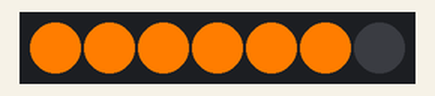
The program below on a simulated ESP8266 (Wemos D1 mini). Shown: 7 RGB LEDs in strip order, left to right.

Above: at 0.1 s.
At 1.1 s:
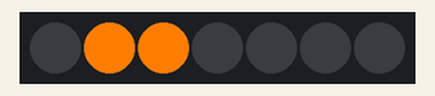
At 2.1 s:
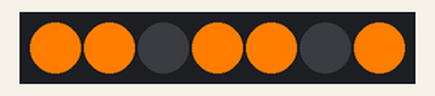
At 4.1 s:
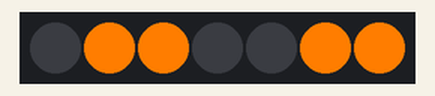
At 6.1 s:
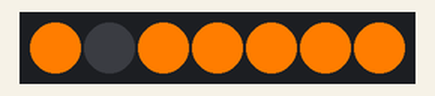
At 8.1 s:
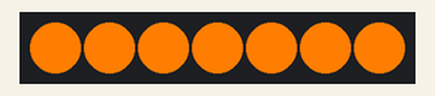
Timing chart, 0 to 40.0 s (numbered marks = the images above):
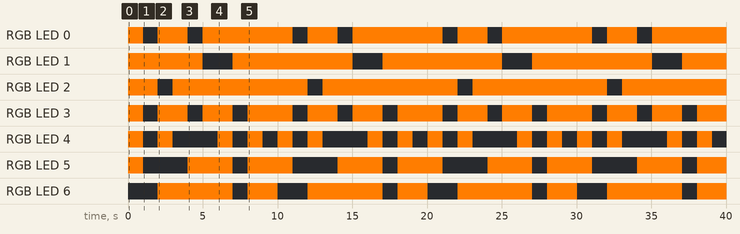

Measured:
- by itself, RGB LED 0: repeats every 10.0 s: off 1.0 s, RGB(255, 125, 0) 2.0 s, off 1.0 s, RGB(255, 125, 0) 6.0 s
- by itself, RGB LED 1: repeats every 10.0 s: off 2.0 s, RGB(255, 125, 0) 8.0 s
- by itself, RGB LED 2: repeats every 10.0 s: off 1.0 s, RGB(255, 125, 0) 9.0 s
- by itself, RGB LED 3: repeats every 10.0 s: 2 × (off 1.0 s, RGB(255, 125, 0) 2.0 s), off 1.0 s, RGB(255, 125, 0) 3.0 s
- by itself, RGB LED 5: repeats every 10.0 s: off 3.0 s, RGB(255, 125, 0) 3.0 s, off 1.0 s, RGB(255, 125, 0) 3.0 s
- by itself, RGB LED 6: repeats every 10.0 s: off 1.0 s, RGB(255, 125, 0) 2.0 s, off 2.0 s, RGB(255, 125, 0) 5.0 s
- by itself, RGB LED 4: repeats every 10.0 s: off 1.0 s, RGB(255, 125, 0) 1.0 s, off 3.0 s, 2 × (RGB(255, 125, 0) 1.0 s, off 1.0 s), RGB(255, 125, 0) 1.0 s

The program:

main.cpp
```cpp
#define DEBUG       0
#define LEDPIN      D2
#define NUM_PIXELS  7

#include <Arduino.h>
#include <Adafruit_NeoPixel.h>

Adafruit_NeoPixel strip = Adafruit_NeoPixel(NUM_PIXELS, LEDPIN, NEO_GRB + NEO_KHZ800);

struct numbers_array{
    int zero    [7] = {1,1,1,1,1,1,0};
    int one     [7] = {0,1,1,0,0,0,0};
    int two     [7] = {1,1,0,1,1,0,1};
    int three   [7] = {1,1,1,1,0,0,1};
    int four    [7] = {0,1,1,0,0,1,1};
    int five    [7] = {1,0,1,1,0,1,1};
    int six     [7] = {1,0,1,1,1,1,1};
    int seven   [7] = {1,1,1,0,0,0,0};
    int eight   [7] = {1,1,1,1,1,1,1};
    int nine    [7] = {1,1,1,1,0,1,1};
};

struct numbers_array numbers;

void setup() {
    Serial.begin(9600);
    strip.begin();

}

void loop() {
    for (int i = 0; i < 7; i++){
        if (numbers.zero[i] == 1){
            strip.setPixelColor(i, strip.Color(255, 125, 0));
        } else {
            strip.setPixelColor(i, strip.Color(0, 0, 0));
        }
        strip.show();
        if (DEBUG){Serial.print(numbers.zero[i]);}
    }
    delay(1000);
    strip.clear();
    for (int i = 0; i < 7; i++){
        if (numbers.one[i] == 1){
            strip.setPixelColor(i, strip.Color(255, 125, 0));
        } else {
            strip.setPixelColor(i, strip.Color(0, 0, 0));
        }
        strip.show();
        if (DEBUG){Serial.print(numbers.one[i]);}
    }
    delay(1000);
    strip.clear();
    for (int i = 0; i < 7; i++){
        if (numbers.two[i] == 1){
            strip.setPixelColor(i, strip.Color(255, 125, 0));
        } else {
            strip.setPixelColor(i, strip.Color(0, 0, 0));
        }
        strip.show();
        if (DEBUG){Serial.print(numbers.two[i]);}
    }
    delay(1000);
    strip.clear();
    for (int i = 0; i < 7; i++){
        if (numbers.three[i] == 1){
            strip.setPixelColor(i, strip.Color(255, 125, 0));
        } else {
            strip.setPixelColor(i, strip.Color(0, 0, 0));
        }
        strip.show();
        if (DEBUG){Serial.print(numbers.three[i]);}
    }
    delay(1000);
    strip.clear();
    for (int i = 0; i < 7; i++){
        if (numbers.four[i] == 1){
            strip.setPixelColor(i, strip.Color(255, 125, 0));
        } else {
            strip.setPixelColor(i, strip.Color(0, 0, 0));
        }
        strip.show();
        if (DEBUG){Serial.print(numbers.four[i]);}
    }
    delay(1000);
    strip.clear();
    for (int i = 0; i < 7; i++){
        if (numbers.five[i] == 1){
            strip.setPixelColor(i, strip.Color(255, 125, 0));
        } else {
            strip.setPixelColor(i, strip.Color(0, 0, 0));
        }
        strip.show();
        if (DEBUG){Serial.print(numbers.five[i]);}
    }
    delay(1000);
    strip.clear();
    for (int i = 0; i < 7; i++){
        if (numbers.six[i] == 1){
            strip.setPixelColor(i, strip.Color(255, 125, 0));
        } else {
            strip.setPixelColor(i, strip.Color(0, 0, 0));
        }
        strip.show();
        if (DEBUG){Serial.print(numbers.six[i]);}
    }
    delay(1000);
    strip.clear();
    for (int i = 0; i < 7; i++){
        if (numbers.seven[i] == 1){
            strip.setPixelColor(i, strip.Color(255, 125, 0));
        } else {
            strip.setPixelColor(i, strip.Color(0, 0, 0));
        }
        strip.show();
        if (DEBUG){Serial.print(numbers.seven[i]);}
    }
    delay(1000);
    strip.clear();
    for (int i = 0; i < 7; i++){
        if (numbers.eight[i] == 1){
            strip.setPixelColor(i, strip.Color(255, 125, 0));
        } else {
            strip.setPixelColor(i, strip.Color(0, 0, 0));
        }
        strip.show();
        if (DEBUG){Serial.print(numbers.eight[i]);}
    }
    delay(1000);
    strip.clear();
    for (int i = 0; i < 7; i++){
        if (numbers.nine[i] == 1){
            strip.setPixelColor(i, strip.Color(255, 125, 0));
        } else {
            strip.setPixelColor(i, strip.Color(0, 0, 0));
        }
        strip.show();
        if (DEBUG){Serial.print(numbers.nine[i]);}
    }
    delay(1000);
    strip.clear();

}
```
